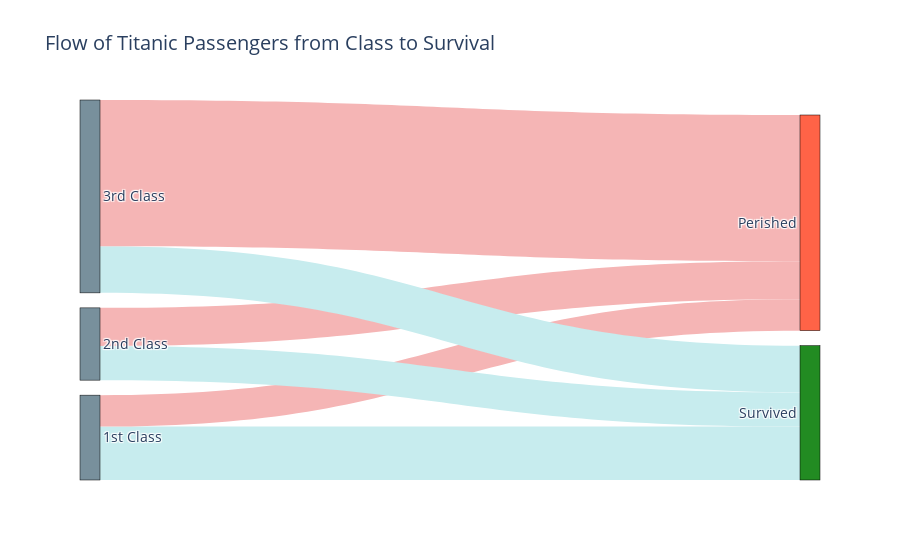

Notebook code for this chart:
### Code cell
# Create the Sankey plot

fig = go.Figure(data=[go.Sankey(
    node=dict(
        pad=15,
        thickness=20,
        line=dict(color="black", width=0.5),
        label=labels,
        color=['#78909c', '#78909c', '#78909c',
                 'forestgreen', 'tomato']
    ),

    link=dict(
        source=source,
        target=target,
        value=sankey_values,
        color=['#c7ecee', '#f5b5b5', '#c7ecee', '#f5b5b5',
               '#c7ecee', '#f5b5b5']
    ))
])

fig.update_layout(title_text="Flow of Titanic Passengers " 
                             "from Class to Survival",
                  font_size=14)
fig.show()

### Figure 1 — Plotly figure (JSON) as saved in the notebook; plotly's stock layout.template omitted (floating-point values rounded to 4 significant figures)
{"data": [{"link": {"color": ["#c7ecee", "#f5b5b5", "#c7ecee", "#f5b5b5", "#c7ecee", "#f5b5b5"], "source": [0, 0, 1, 1, 2, 2], "target": [3, 4, 3, 4, 3, 4], "value": [136, 80, 87, 97, 119, 372]}, "node": {"color": ["#78909c", "#78909c", "#78909c", "forestgreen", "tomato"], "label": ["1st Class", "2nd Class", "3rd Class", "Survived", "Perished"], "line": {"color": "black", "width": 0.5}, "pad": 15, "thickness": 20}, "type": "sankey"}], "layout": {"font": {"size": 14}, "title": {"text": "Flow of Titanic Passengers from Class to Survival"}}}
